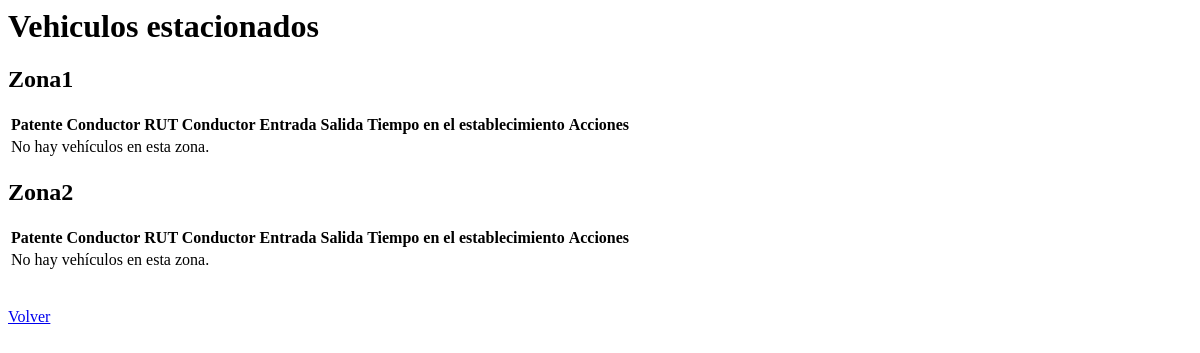
Page /estacionamientos/dashboard/ (signed in) on the earlier database version.
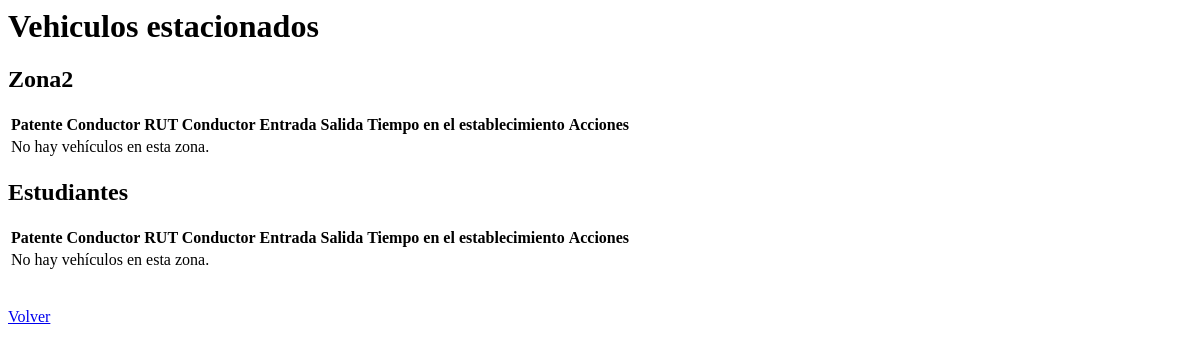
Same page on the later database version.
### estacionamientos/models.py (models this page shows, shortened)
class ZonaEstacionamiento(models.Model):
    nombre_zona = models.CharField(max_length=100, unique=True)
    n_estacionamientos_totales = models.PositiveIntegerField()
    disponibles = models.PositiveIntegerField()

### estacionamientos/views.py (the view)
# urls.py: path("dashboard/", views.dashboard_autos_estacionados, name="dashboard_autos_estacionados"),
@login_required
def dashboard_autos_estacionados(request):
    zonas_con_vehiculos = ZonaEstacionamiento.objects.prefetch_related('registros')
    return render(request, "estacionamientos/dashboard_autos_estacionados.html",{
        "vehiculos": zonas_con_vehiculos,
    })

### estacionamientos/templates/estacionamientos/dashboard_autos_estacionados.html (shortened to what this page needs)
<h1>Vehiculos estacionados</h1>
{% for zona in vehiculos %}
<h2>{{ zona.nombre_zona }}</h2>
    <table>
        <tr>
            <th>Patente</th>
            <th>Conductor</th>
            <th>RUT Conductor</th>
            <th>Entrada</th>
            <th>Salida</th>
            <th>Tiempo en el establecimiento</th>
            <th>Acciones</th>
        </tr>
        {% for vehiculo in zona.registros.all %}
            <tr>
                <td>{{ vehiculo.patente }}</td>
                <td>{{ vehiculo.nombre_conductor }}{{ vehiculo.apellido_conductor }}</td>
                <td>{{ vehiculo.rut_conductor }}</td>
                <td>{{ vehiculo.hora_entrada | date:"H:i:s" }}</td>
                <td>{{ vehiculo.hora_salida | date:"H:i:s" }}</td>
                {% if vehiculo.hora_salida is None %}
                    <td>{{ vehiculo.hora_entrada | timesince }}</td>
                    <td>
                        <form action="{% url 'registrar_salida' %}" method="post">
                            {% csrf_token %}
                            <input type="hidden" name="zona" value="{{vehiculo.zona_estacionamiento_id}}">
                            <input type="hidden" name="patente" value="{{vehiculo.patente}}">
                            <button type="submit">Registrar salida</button>
                        </form>
                    </td>
                {% else %}
                    <td>{{ vehiculo.hora_entrada | timesince:vehiculo.hora_salida}}</td>
                {% endif %}
            </tr>
        {% empty %}
            <tr>
                <td colspan="3">No hay vehículos en esta zona.</td>
            </tr>
        {% endfor %}
    </table>
{% endfor %}
<a href="{%url 'panel_home'%}">Volver</a>

Differences in the rows shown:
removed ZonaEstacionamiento: nombre_zona "Zona1"
added ZonaEstacionamiento: nombre_zona "Estudiantes"
